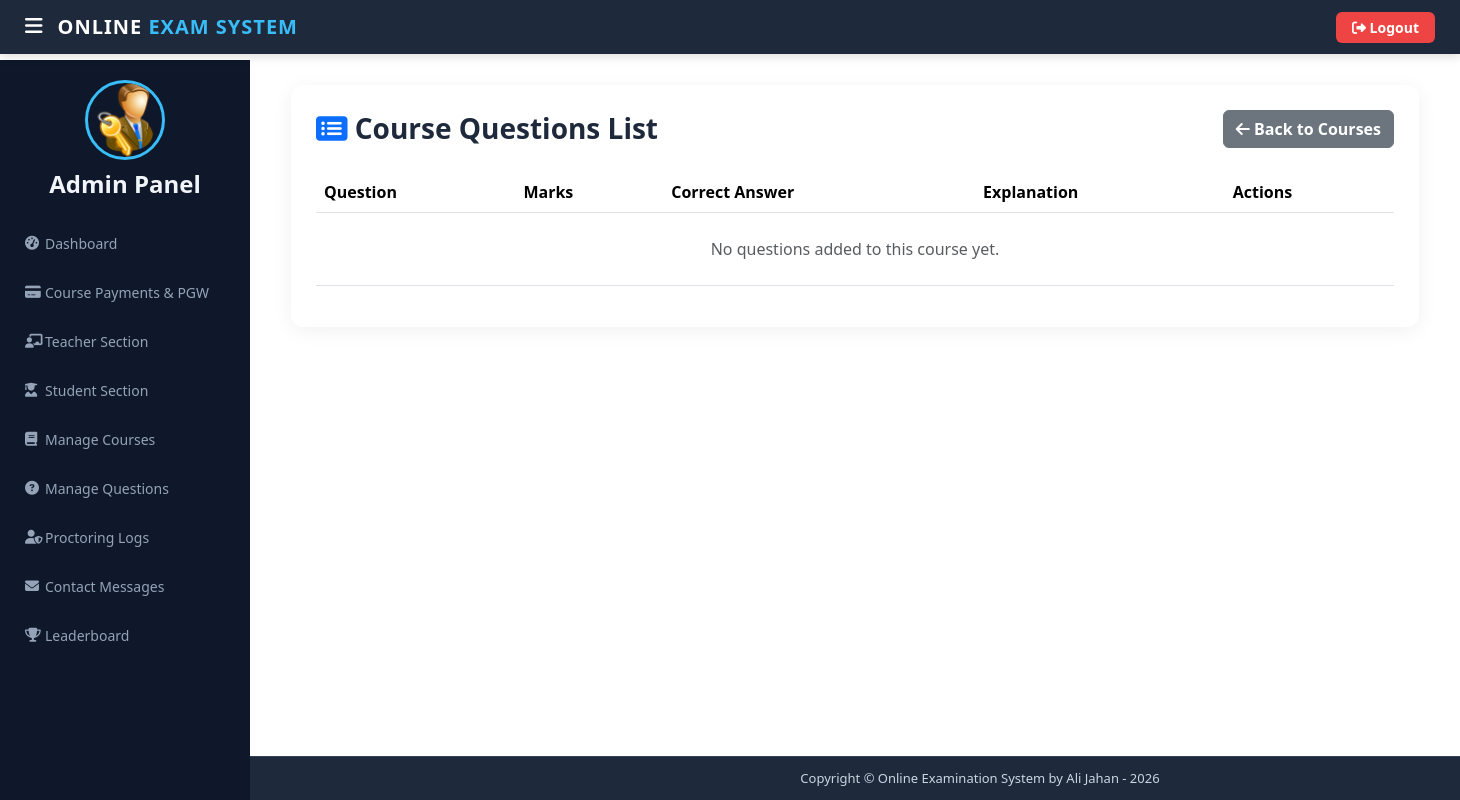
Before: /view-question/12 (signed in) with the older database file.
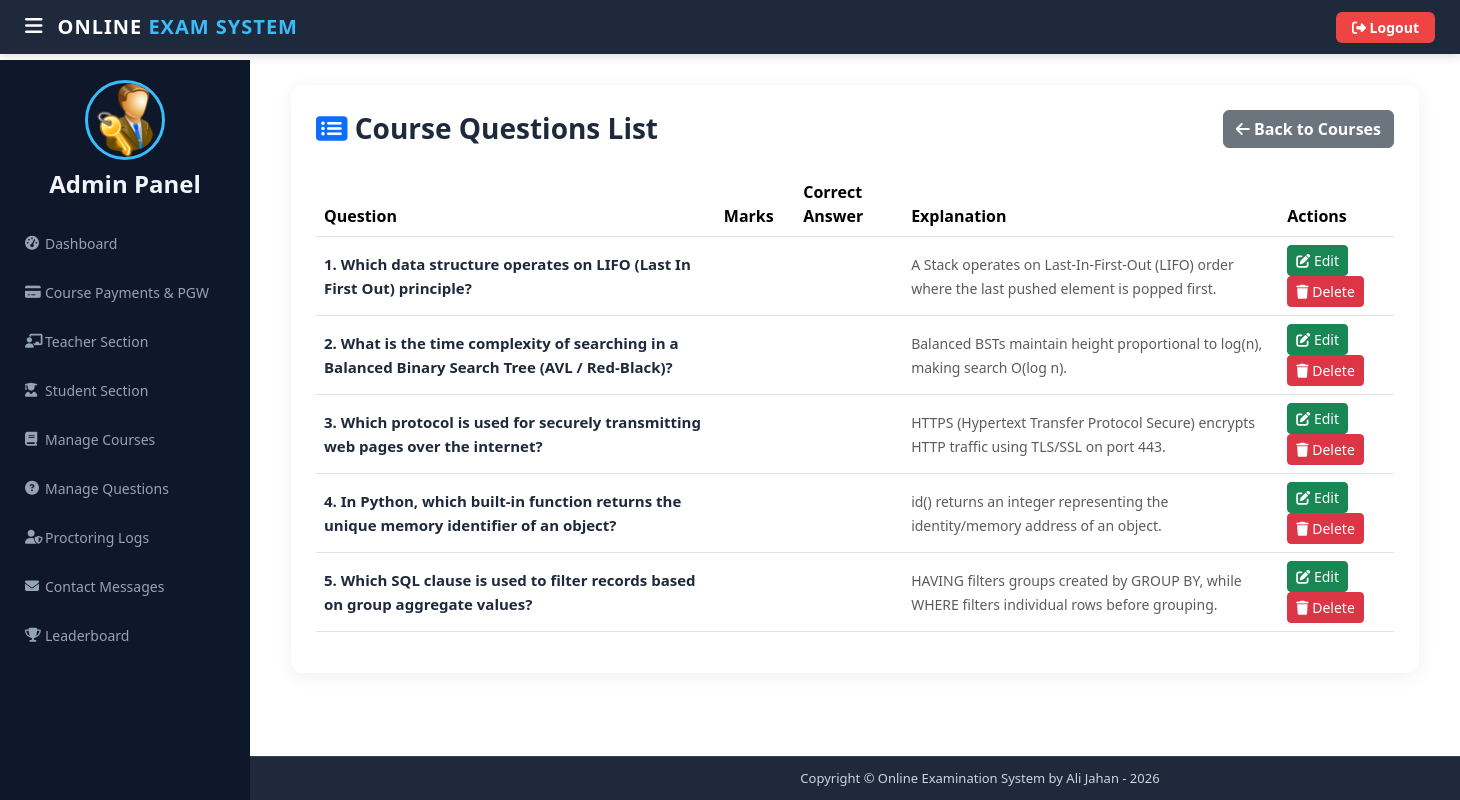
After: the same page with the newer database file.
### exam/models.py (models this page shows, shortened)
class Question(models.Model):
    course = models.ForeignKey(Course, on_delete=models.CASCADE, related_name='questions')
    subject = models.ForeignKey(Subject, on_delete=models.SET_NULL, null=True, blank=True, related_name='questions')
    exam_paper = models.ForeignKey(Exam, on_delete=models.SET_NULL, null=True, blank=True, related_name='questions')
    marks = models.PositiveIntegerField(default=1)
    question = models.CharField(max_length=600)
    option1 = models.CharField(max_length=200)
    option2 = models.CharField(max_length=200)
    option3 = models.CharField(max_length=200)
    option4 = models.CharField(max_length=200)
    cat = (('Option1', 'Option1'), ('Option2', 'Option2'), ('Option3', 'Option3'), ('Option4', 'Option4'))
    answer = models.CharField(max_length=200, choices=cat)
    explanation = models.TextField(blank=True, default='')
    image = models.ImageField(upload_to='question_images/', null=True, blank=True)

### exam/views.py (the view)
# urls.py: path('view-question/<int:pk>', views.view_question_view, name='view-question'),
@login_required(login_url='adminlogin')
def view_question_view(request,pk):
    questions=models.Question.objects.all().filter(course_id=pk)
    return render(request,'exam/view_question.html',{'questions':questions, 'course_id': pk})

### templates/exam/view_question.html (shortened to what this page needs)
{% extends 'exam/adminbase.html' %}
{% block content %}
{% load static %}
<head>
</head>
<div class="container-fluid px-3">
  <div class="card-box">
    <div class="d-flex justify-content-between align-items-center mb-4 flex-wrap" style="gap: 15px;">
      <h3 class="m-0" style="font-weight: 700; color: #1e293b;"><i class="fas fa-list-alt text-primary"></i> Course Questions List</h3>
      <a class="btn btn-secondary" style="font-weight: bold; border-radius: 6px;" href="{% url 'admin-view-question' %}">
        <i class="fas fa-arrow-left"></i> Back to Courses
      </a>
    </div>
    <div class="table-responsive">
      <table class="table table-hover align-middle">
        <thead class="thead-dark">
          <tr>
            <th>Question</th>
            <th>Marks</th>
            <th>Correct Answer</th>
            <th>Explanation</th>
            <th>Actions</th>
          </tr>
        </thead>
        <tbody>
          {% for q in questions %}
          <tr>
            <td><strong style="font-size: 15px; color: #1e293b;">{{ forloop.counter }}. {{ q.question }}</strong></td>
            <td><span class="badge badge-info p-2">{{ q.marks }} Marks</span></td>
            <td><span class="badge badge-success p-2">{{ q.answer }}</span></td>
            <td><small class="text-muted">{{ q.explanation|default:"No explanation provided" }}</small></td>
            <td>
              <a class="btn btn-success btn-sm" style="border-radius: 4px;" href="{% url 'update-question' q.id %}" title="Edit Question"><i class="fas fa-edit"></i> Edit</a>
              <a class="btn btn-danger btn-sm" style="border-radius: 4px;" href="{% url 'delete-question' q.id %}" title="Delete Question" onclick="return confirm('Are you sure you want to delete this question?');"><i class="fas fa-trash"></i> Delete</a>
            </td>
          </tr>
          {% empty %}
          <tr>
            <td colspan="5" class="text-center text-muted py-4">No questions added to this course yet.</td>
          </tr>
          {% endfor %}
        </tbody>
      </table>
    </div>
  </div>
</div>
{% endblock content %}

Changed rows visible on the page:
added Question: question "Which data structure operates on LIFO (Last In First Out) principle?", explanation "A Stack operates on Last-In-First-Out (LIFO) order where the last pushed element is popped first."
added Question: question "What is the time complexity of searching in a Balanced Binary Search Tree (AVL / Red-Black)?", explanation "Balanced BSTs maintain height proportional to log(n), making search O(log n)."
added Question: question "Which protocol is used for securely transmitting web pages over the internet?", explanation "HTTPS (Hypertext Transfer Protocol Secure) encrypts HTTP traffic using TLS/SSL on port 443."
added Question: question "In Python, which built-in function returns the unique memory identifier of an object?", explanation "id() returns an integer representing the identity/memory address of an object."
added Question: question "Which SQL clause is used to filter records based on group aggregate values?", explanation "HAVING filters groups created by GROUP BY, while WHERE filters individual rows before grouping."
Other visible differences:
text no longer shown: "No questions added to this course yet."
